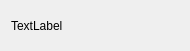
<?xml version="1.0" encoding="UTF-8"?>
<ui version="4.0">
 <class>Dialog</class>
 <widget class="QDialog" name="Dialog">
  <property name="geometry">
   <rect>
    <x>0</x>
    <y>0</y>
    <width>190</width>
    <height>51</height>
   </rect>
  </property>
  <property name="windowTitle">
   <string>About Celexta</string>
  </property>
  <layout class="QHBoxLayout" name="horizontalLayout">
   <item>
    <widget class="QLabel" name="label">
     <property name="text">
      <string>TextLabel</string>
     </property>
    </widget>
   </item>
  </layout>
 </widget>
 <resources/>
 <connections/>
</ui>
